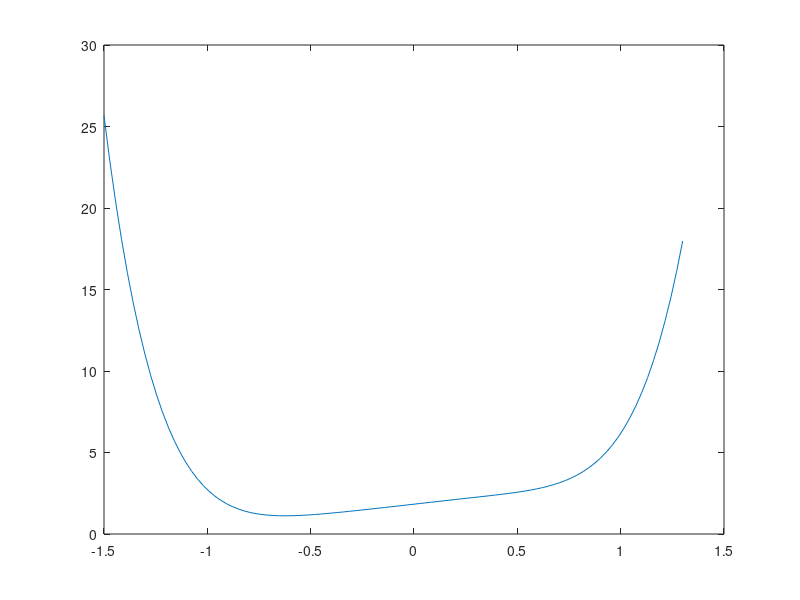

Reproduce this figure in MATLAB. (Note: this script raises an error after producing the figure.)
% BOMBONATI LEONARDO
% Esercizi dalla prova scritta e pratica del 27/01/2021

clear all % cancella tutte le variabili nel workspace
close all % chiude tutte le finestre aperte
clc % cancella tutti i comandi sulla shell

x = 0.7; %input("Inserire il punto x0 (numero reale) nel quale valutare il polinomio:");

coeff = [log10(pi^7/4*max([exp(1) - 5, tan(1/2)])), cos(nthroot(abs(-0.7*exp(1)^-0.2),3)), 0, -sin(0.2 + exp(1)^-1.6), 0 , acos(3.7*10^-1) + 1/4, log(sqrt(pi^3)+2/3)];
X = linspace(-1.5, 1.3);
Y = (log10(pi^7/4*max([exp(1) - 5, tan(1/2)])))*X.^6 + (cos(nthroot(abs(-0.7*exp(1)^-0.2),3)))*X.^5 + (-sin(0.2 + exp(1)^-1.6))*X.^3 + (acos(3.7*10^-1) + 1/4)*X.^1 + log(sqrt(pi^3)+2/3)
plot(X,Y)

[valore_polinomio, coeff] = ruffini(coeff, x); % Valore del polinomio in x0

[derivata_prima, coeff] = ruffini(coeff, x); % Valore della derivata prima in x0

[derivata_seconda, coeff] = ruffini(coeff, x); % Valore della derivata seconda in x0

fprintf("Valore del polinomio in x0: %f \n", valore_polinomio)
fprintf("Valore della derivata prima in x0: %f \n", derivata_prima)
fprintf("Valore della derivata seconda in x0: %f \n", derivata_seconda)